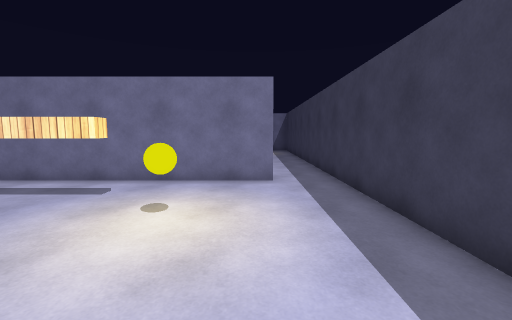
view 1 (above)

18 first-person views from a walk through a 3-D level made in the Unity game engine. The camera is 1.4 m above the floor, tilts 6° down and sees 90° across. Doors are open. The floor is counted in squares, 1 m on a side. Each view is taken from the middle of a square. On the plan, view 1 faces up. The plan holds only what a view shows up to about 13 squares ahead; the rest is blank. The player is left out. Surface patterns are stand-ins for the level's own textures.

view 2
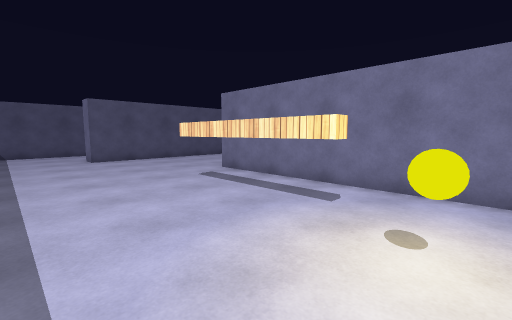

view 3
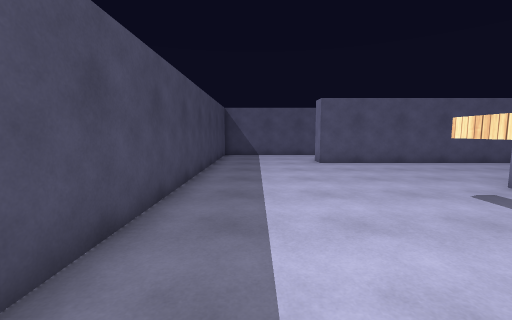

view 4
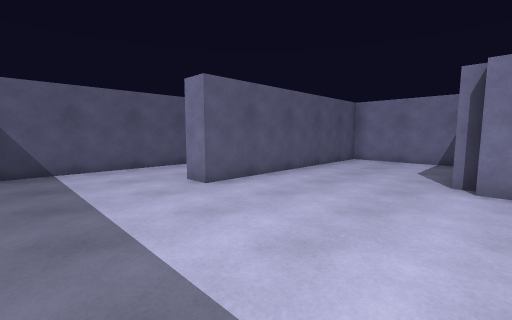

view 5
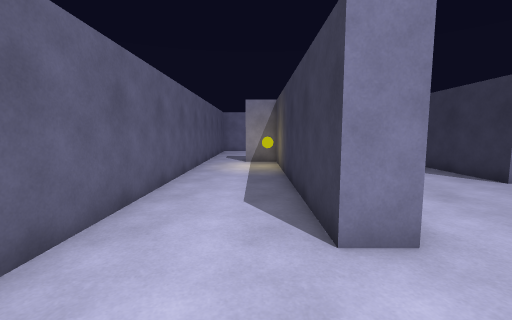

view 6
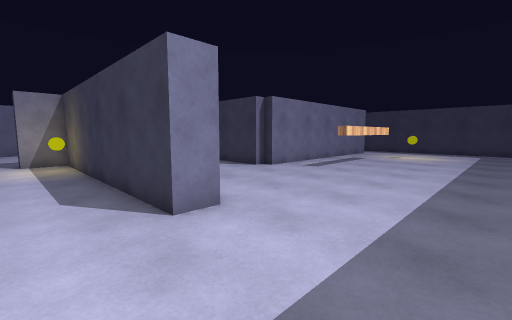

view 7
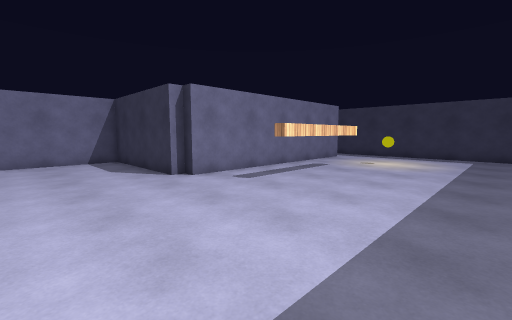

view 8
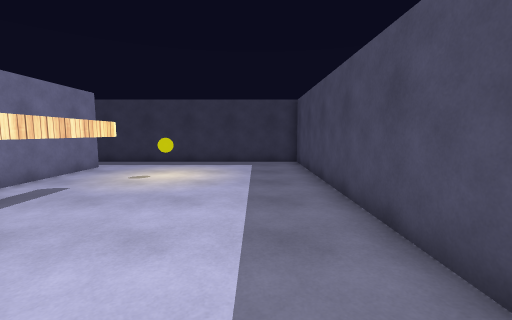

view 9
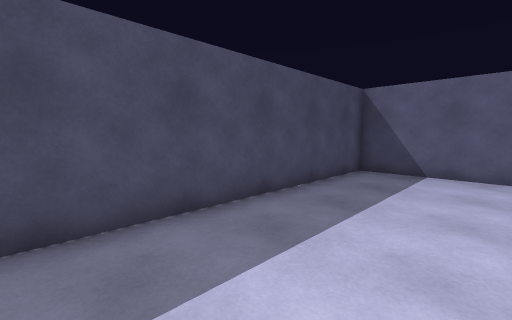

view 10
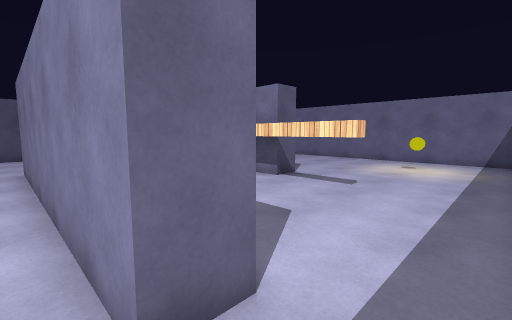

view 11
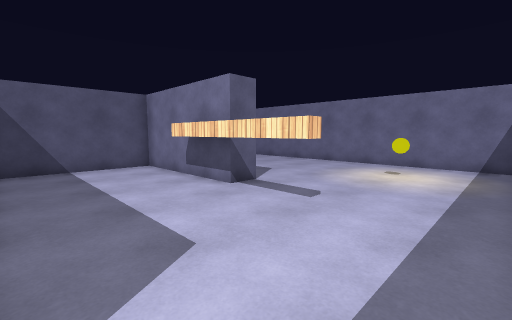

view 12
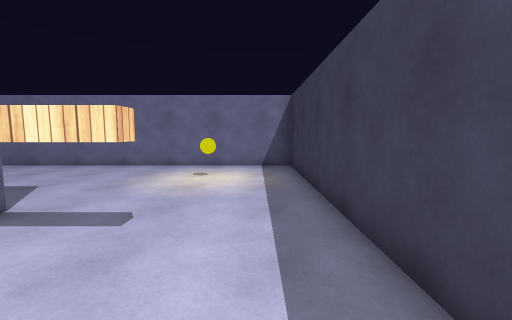

view 13
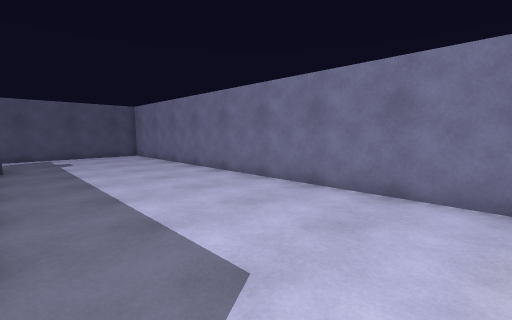

view 14
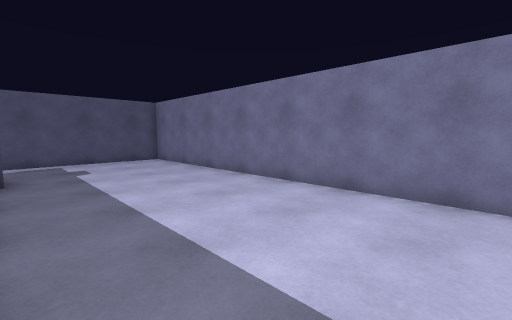

view 15
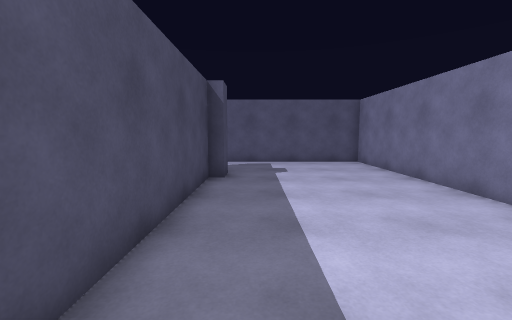

view 16
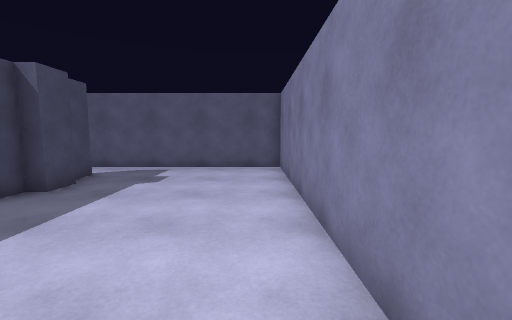

view 17
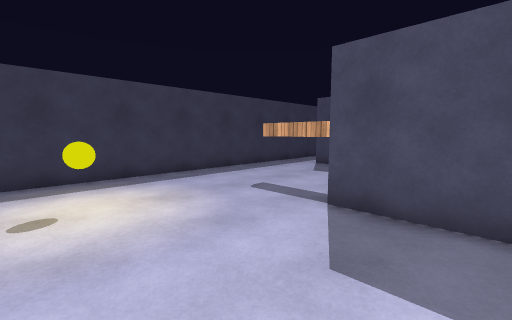

view 18
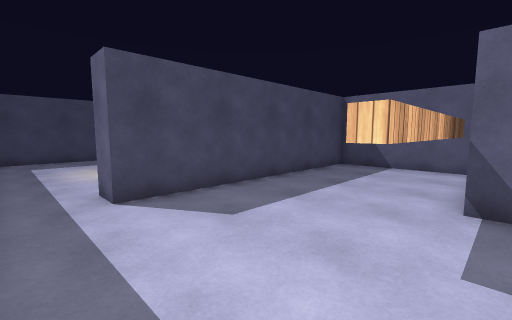

### Floor plan
Key: @ floor where view 1 was taken; # wall or solid block; . floor; D open door; T thing the floor can be seen under or through; O other object.
Columns run from 20 left of view 1 to 3 right of it. Each row starts with its distance up from view 1.
 21 ########################
 20 #..................DDDD#
 19 #..................DDDD#
 18 #..................O...#
 17 #......................#
 16 #......................#
 15 #...##.................#
 14 #..##############......#
 13 #...##....##...##TTT...#
 12 #..O##....##...........#
 11 #...##....##...........#
 10 #...##....##...........#
  9 #...##....##...........#
  8 #...##....###########..#
  7 #...##.................#
  6 #...##.................#
  5 #...##......TTTTT......#
  4 #...##............O....#
  3 #......................#
  2 #......................#
  1 #......................#
  0 #...................@..#
 -1 ########################

Positions as (right, up) in squares from view 1, and headings:
1: (0, 0), facing up
2: (-1, 1), facing up-left
3: (-3, 1), facing left
4: (-9, 0), facing up-left
5: (-17, 1), facing up
6: (-18, 0), facing up-right
7: (-14, 0), facing up-right
8: (-10, 1), facing right
9: (-10, 3), facing down-left
10: (2, 7), facing up-left
11: (2, 9), facing up-left
12: (1, 10), facing up
13: (-3, 15), facing up-left
14: (-6, 15), facing up-left
15: (-7, 16), facing left
16: (-9, 20), facing left
17: (-6, 19), facing down-right
18: (2, 14), facing down-left
